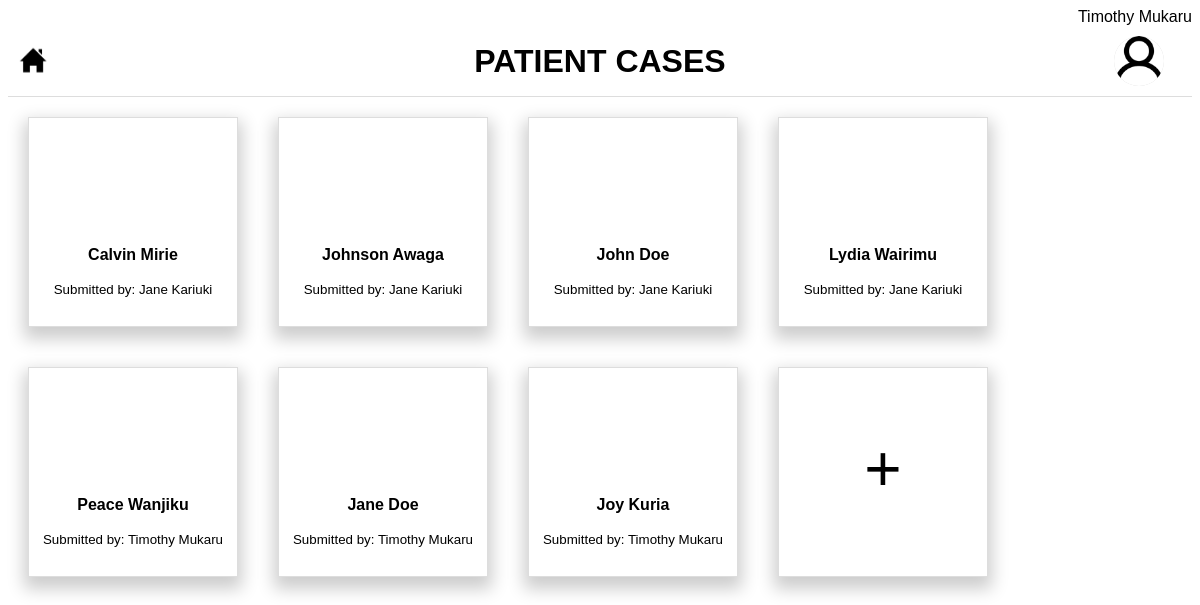
The app's page / (signed in) with its own data.
### app/models.py (models this page shows)
class User(UserMixin, db.Model):
    id = db.Column(db.Integer, primary_key=True)
    name = db.Column(db.String(50))
    gender = db.Column(db.String(10))
    email = db.Column(db.String(120), unique=True)
    password = db.Column(db.String(80))
    cases = db.relationship('Case', backref='user', lazy=True)
    results = db.relationship('Result', backref='case', lazy=True)

class Case(db.Model):
    caseid = db.Column(db.Integer, primary_key=True)
    case_name = db.Column(db.String(120))
    notes = db.Column(db.String(500))
    file_path = db.Column(db.String(120))
    note = db.relationship('Note', backref='result', lazy=True)
    submitted_by = db.Column(db.Integer, db.ForeignKey('user.id'), nullable=False)

### app/routes.py (the view)
@app.route('/', methods=['GET', 'POST'])
@login_required
def home():
    cases = Case.query.all()
    return render_template('index.html', name=session['name'], cases=cases)

### app/models.py (called while the page is built)
@login_manager.user_loader
def load_user(user_id):
    return User.query.get(int(user_id))

### app/templates/index.html (shortened to what this page needs)
<!DOCTYPE html>
<html lang="en">
<head>
    <link rel="stylesheet" href="../static/css/style.css">
</head>
<body>
<div class="name">
    <p>{{ session['name'] }}</p>
</div>
<div class="header">
    <a href="/" class="menu-icon">
        <img src="../static/icons/home_icon.png" alt="home_icon" style="width: inherit;">
    </a>
    <h1>PATIENT CASES</h1>
    <div class="dropdown">
        <div class="profile-pic dropbtn">
            <img src="../static/icons/profile.png" alt="Profile_image" style="width: inherit; border-radius: 50%;">
        </div>
    </div>
</div>
<div class="cases">
    {% for case in cases %}
        <a href="{{ url_for('results', caseid=case.caseid) }}">
            <div class="case">
                <div class="details">
                    <ul class="ul">
                        <li><strong>{{ case.case_name }}</strong></li>
                        <li><small>Submitted by: {{case.user.name}}</small></li>
                    </ul>
                </div>
            </div>
        </a>
    {% endfor %}
    <a href="/upload">
        <div class="case">
            <p class="add-case">+</p>
        </div>
    </a>
</div>
</body>
</html>

### app/static/css/style.css (style rules this page uses)
body { font-family: Arial, sans-serif; }
a { color: black; text-decoration: none; }
li { list-style: none; padding: 8px; }
.ul { margin: 120px 0 0px 0px; padding: 0px; }
.name p { margin: 0; display: flex; justify-content: flex-end; }
.header { display: flex; justify-content: space-between; align-items: center; padding: 10px; border-bottom: 1px solid #ddd; }
.header h1 { position: absolute; left: 50%; transform: translateX(-50%); }
.profile-pic { border-radius: 50%; width: 50px; height: 50px; margin: 0 18px; background-color: lightgrey; cursor: pointer; }
.dropdown { position: relative; display: inline-block; }
.cases { display: flex; flex-wrap: wrap; }
.case { border: 1px solid #ddd; margin: 20px; width: 13em; height: 13em; text-align: center; box-shadow: 0px 8px 16px 4px rgba(0,0,0,0.2); }
.add-case { font-size: 4em; }
.menu-icon { width: 30px; height: 30px; cursor: pointer; background-color: lightgrey; }

### records on screen
User: name "Timothy Mukaru"
Case: case_name "Calvin Mirie", user.name "Jane Kariuki"
Case: case_name "Johnson Awaga", user.name "Jane Kariuki"
Case: case_name "John Doe", user.name "Jane Kariuki"
Case: case_name "Lydia Wairimu", user.name "Jane Kariuki"
Case: case_name "Peace Wanjiku", user.name "Timothy Mukaru"
Case: case_name "Jane Doe", user.name "Timothy Mukaru"
Case: case_name "Joy Kuria", user.name "Timothy Mukaru"
